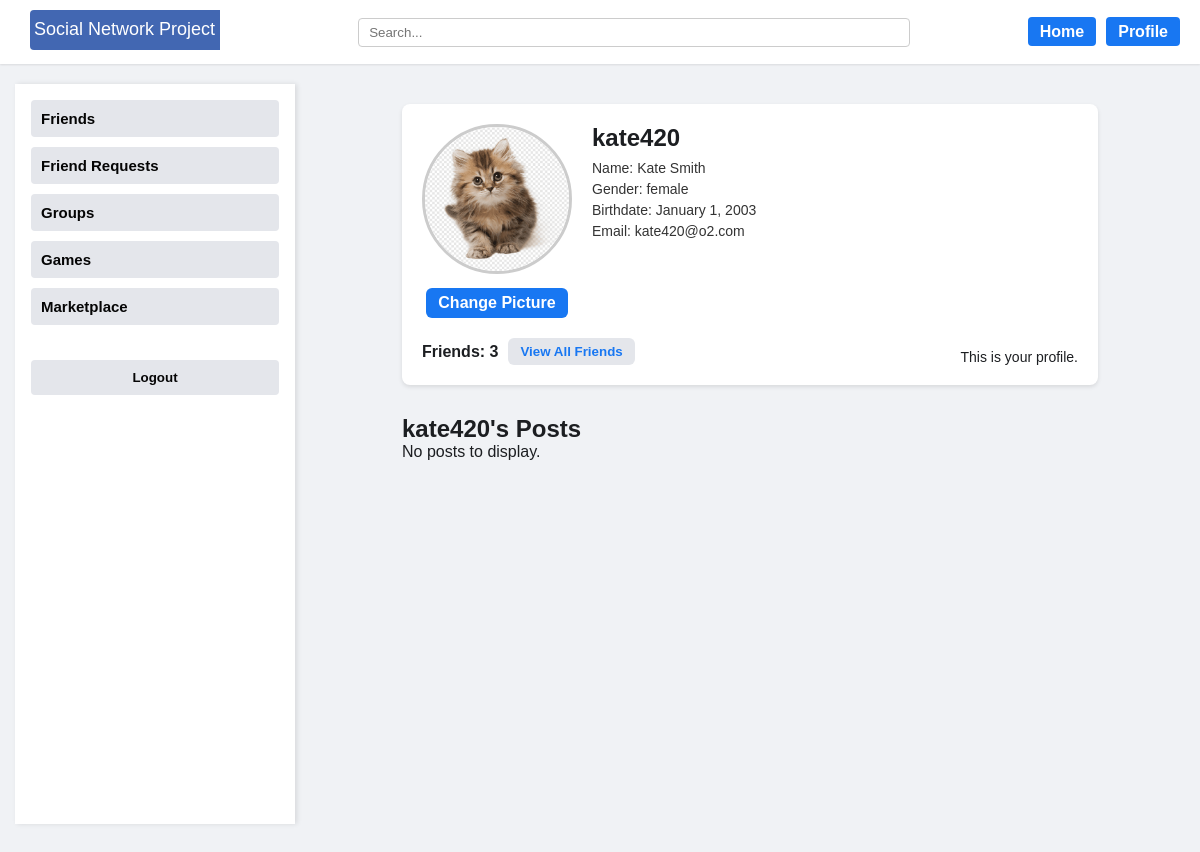
The page /user/2/ (signed in) on the database its author committed.
### core/models.py (models this page shows, shortened)
class Profile(models.Model):
    user = models.OneToOneField(User, on_delete=models.CASCADE)
    birthdate = models.DateField(null=True, blank=True)
    GENDER_CHOICES = [
        ('male', 'Male'),
        ('female', 'Female'),
        ('other', 'Other'),
    ]
    gender = models.CharField(max_length=10, choices=GENDER_CHOICES, null=True, blank=True)
    friends = models.ManyToManyField('self', symmetrical=True, blank=True)
    friend_requests = models.ManyToManyField(
        'self',
        symmetrical=False,
        blank=True,
        related_name='pending_requests'
    )
    profile_picture = models.ImageField(
        upload_to='profile_pictures/',
        null=True,
        blank=True,
        default='profile_pictures/default.png'
    )

### core/views.py (the view)
# urls.py: path('user/<int:user_id>/', profile_view, name='profile'),
@login_required
def profile_view(request, user_id):
    profile = get_object_or_404(Profile, user_id=user_id)
    posts = Post.objects.filter(author=profile.user).order_by('-created_at')
    is_own_profile = (profile.user == request.user)
    if request.method == 'POST' and is_own_profile:
        form = ProfilePictureForm(request.POST, request.FILES, instance=profile)
        if form.is_valid():
            form.save()
            messages.success(request, 'Profile picture updated successfully.')
            return redirect('profile', user_id=user_id)
    else:
        form = ProfilePictureForm(instance=profile)
    return render(request, 'core/profile.html', {
        'profile': profile,
        'posts': posts,
        'is_own_profile': is_own_profile,
        'form': form,
    })

### core/forms.py
class ProfilePictureForm(forms.ModelForm):
    class Meta:
        model = Profile
        fields = ['profile_picture']

### core/templates/core/profile.html (shortened to what this page needs)
{% extends 'core/base.html' %}
{% load static %}
{% block content %}
<div class="profile-container">
  <section class="profile-card">
    <div class="profile-header">
      <div class="profile-pic-section">
        {% if profile.profile_picture %}
          <img
            src="{{ profile.profile_picture.url }}"
            alt="{{ profile.user.username }}'s picture"
            class="profile-picture"
          >
        {% endif %}
        {% if is_own_profile %}
          <form
            method="post"
            action="{% url 'profile' profile.user.id %}"
            enctype="multipart/form-data"
            class="profile-pic-form"
          >
            <label for="profilePicUpload" class="pic-upload-btn">Change Picture</label>
          </form>
        {% endif %}
      </div>
      <div class="profile-info-section">
        <h1 class="username">{{ profile.user.username }}</h1>
        <p class="email">
          Name: {{ profile.user.first_name }} {{ profile.user.last_name }}
        </p>
        <p class="gender">
          Gender: {{ profile.gender|default:"Not specified" }}
        </p>
        <p class="birthdate">
          Birthdate:
          {% if profile.birthdate %}
            {{ profile.birthdate|date:"F j, Y" }}
          {% else %}
            Not specified
          {% endif %}
        </p>
        <p class="email">
          Email: {{ profile.user.email }}
        </p>
      </div>
    </div>
     <div class="profile-actions">
    <div class="friends-info">
      <span class="friends-count">Friends: {{ profile.friends.count }}</span>
      <button class="view-friends-btn" id="toggle-friends-btn">
        View All Friends
      </button>
    </div>
      <div class="friend-button-container">
        {% if is_own_profile %}
          <p class="info-line">This is your profile.</p>
        {% endif %}
      </div>
    </div>
  </section>
  <section class="profile-posts">
    <h2>{{ profile.user.username }}'s Posts</h2>
    {% if posts %}
      {% for post in posts %}
      <article class="post-card">
        <div class="post-header">
          <div class="post-author-pic">
            {% if post.author.profile.profile_picture %}
              <img
                src="{{ post.author.profile.profile_picture.url }}"
                alt="Author pic"
              >
            {% else %}
              <img
                src="{% static 'core/default-avatar.png' %}"
                alt="Default author pic"
              >
            {% endif %}
          </div>
          <div class="post-author-info">
            <span class="post-author-name">{{ post.author.username }}</span><br>
            <small class="post-time">{{ post.created_at|date:"F j, Y, g:i a" }}</small>
          </div>
        </div>
        <div class="post-content">
          <p>{{ post.content }}</p>
        </div>
        {% if post.image %}
        <div class="post-image">
          <img
            src="{{ post.image.url }}"
            alt="Post Image"
          >
        </div>
        {% endif %}
        <footer class="post-footer">
          <button class="like-button"
        data-post-id="{{ post.id }}"
        data-like-url="{% url 'like_post' post.id %}">
  {% if user in post.likes.all %}
    Unlike ({{ post.likes.count }})
  {% else %}
    Like ({{ post.likes.count }})
  {% endif %}
</button>
          <button class="comment-toggle" data-post-id="{{ post.id }}">Comment ({{ post.comments.count }})</button>
          <a class="view-post-btn" href="#" data-post-id="{{ post.id }}">View Post</a>
        </footer>
        <div class="comment-box hidden" id="comment-box-{{ post.id }}">
          <form class="comment-form" data-post-id="{{ post.id }}">
            {% csrf_token %}
            <textarea
              name="content"
              rows="2"
              placeholder="Write a comment..."
              required
            ></textarea>
            <button type="submit">Submit</button>
          </form>
        </div>
      </article>
      <article id="post-detail-{{ post.id }}" class="hidden post-detail-content">
        <div class="pd-header">
          <h2 class="pd-post-title">
            {{ post.author.username }}
            <small class="pd-post-date">
              • {{ post.created_at|date:"j F Y, G:i" }}
            </small>
          </h2>
          <hr>
        </div>
        <div class="pd-post-content">
          <p>{{ post.content }}</p>
          {% if post.image %}
          <div class="post-image">
            <img src="{{ post.image.url }}" alt="Post Image">
          </div>
          {% endif %}
        </div>
        <div class="pd-post-actions">
          <button class="like-button"
        data-post-id="{{ post.id }}"
        data-like-url="{% url 'like_post' post.id %}">
  {% if user in post.likes.all %}
    Unlike ({{ post.likes.count }})
  {% else %}
    Like ({{ post.likes.count }})
  {% endif %}
</button>
        </div>
        <div class="pd-comment-form">
          <form class="comment-form" data-post-id="{{ post.id }}">
            {% csrf_token %}
            <textarea
              name="content"
              rows="2"
              placeholder="Write a comment..."
              required
            ></textarea>
            <button type="submit">Comment ({{ post.comments.count }})</button>
          </form>
        </div>
        <div class="pd-comments-list">
          {% for comment in post.comments.all %}
            <div class="pd-comment-item">
              <strong class="pd-comment-author">
                {{ comment.author.username }}
              </strong>
              <p class="pd-comment-content">{{ comment.content }}</p>
              <small class="pd-comment-date">
                {{ comment.created_at|date:"j F Y, G:i" }}
              </small>
            </div>
          {% empty %}
            <p>No comments yet.</p>
          {% endfor %}
        </div>
      </article>
      {% endfor %}
    {% else %}
      <p>No posts to display.</p>
    {% endif %}
  </section>
</div>
{% endblock %}

### core/static/core/style.css (style rules this page uses)
* { margin: 0; padding: 0; box-sizing: border-box; }
body { font-family: Arial, sans-serif; background-color: #f0f2f5; color: #1c1e21; }
.profile-container { width: 80%; margin: 20px auto; }
.profile-card { background-color: #fff; padding: 20px; border-radius: 8px; margin-bottom: 30px; box-shadow: 0 2px 4px rgba(0, 0, 0, 0.1); }
.profile-header { display: flex; gap: 20px; margin-bottom: 20px; }
.profile-pic-section { position: relative; }
.profile-picture { width: 150px; height: 150px; object-fit: cover; border-radius: 50%; border: 3px solid #ccc; }
.profile-pic-form { margin-top: 10px; text-align: center; }
.pic-upload-btn { display: inline-block; background-color: #1877f2; color: #fff; padding: 6px 12px; border-radius: 6px; font-weight: bold; cursor: pointer; }
.profile-info-section { flex: 1; }
.profile-info-section .username { font-size: 24px; margin-bottom: 8px; }
.profile-info-section p { margin: 5px 0; font-size: 14px; color: #333; }
.profile-actions { display: flex; flex-wrap: wrap; align-items: center; justify-content: space-between; }
.friends-info { display: flex; align-items: center; gap: 10px; }
.friends-count { font-weight: bold; font-size: 16px; }
.view-friends-btn { background-color: #e4e6eb; color: #1877f2; border: none; padding: 6px 12px; border-radius: 6px; font-weight: 600; cursor: pointer; }
.friend-button-container { margin-top: 10px; display: flex; align-items: right; gap: 10px; }
.info-line { margin: 0; font-size: 14px; }
.profile-posts { margin-bottom: 40px; }

### rows shown on the page
Profile: profile_picture (placeholder picture), user.username "kate420", user.first_name "Kate", user.last_name "Smith", gender "female", birthdate "January 1, 2003", user.email "kate420@o2.com", friends.count "3"
